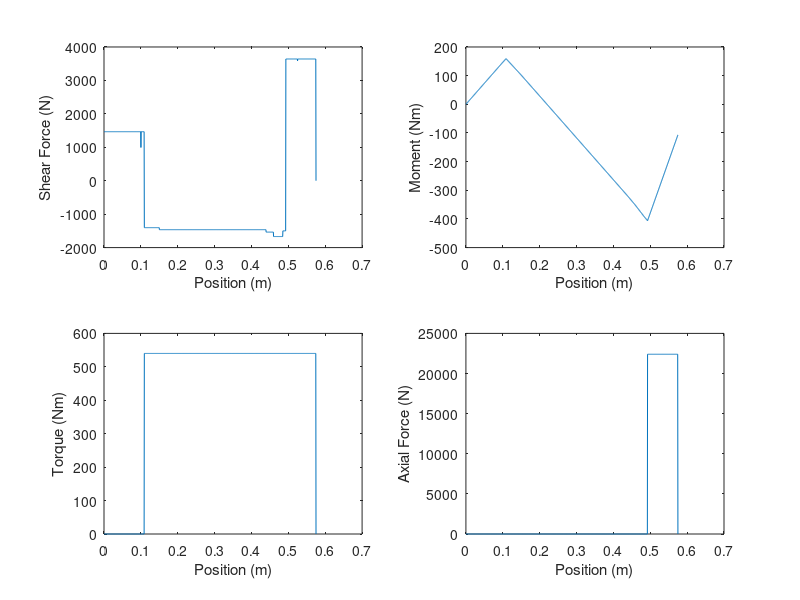

Write the MATLAB code that produced this figure. (Note: this script raises an error after producing the figure.)
% Main script
g = 9.81;
shaftSpeed = 300*2*pi/60; %rad/s

% Table 11-2 Transverse (col1 = Bore Diameter, col3 = Bearing Width, col4 =
% Fillet Radius).  Note we are supposed to have a fillet radius <= 1mm for
% the gears.
table_112 = [10 30 9 0.6 12.5 27 5.07 2.24 4.94 2.12;
    12 32 10 0.6 14.5 28 6.89 3.10 7.02 3.05;
    15 35 11 0.6 17.5 31 7.80 3.55 8.06 3.65;
    17 40 12 0.6 19.5 34 9.56 4.50 9.95 4.75;
    20 47 14 1.0 25 41 12.7 6.20 13.3 6.55;
    25 52 15 1.0 30 47 14.0 6.95 14.8 7.65;
    30 62 16 1.0 35 55 19.5 10.0 20.3 11.0;
    35 72 17 1.0 41 65 25.5 13.7 27.0 15.0;
    40 80 18 1.0 46 72 30.7 16.6 31.9 18.6;
    45 85 19 1.0 52 77 33.2 18.6 35.8 21.2;
    50 90 20 1.0 56 82 35.1 19.6 37.7 22.8;
    55 100 21 1.5 63 90 43.6 25.0 46.2 28.5;
    60 110 22 1.5 70 99 47.5 28.0 55.9 35.5;
    65 120 23 1.5 74 109 55.9 34.0 63.7 41.5;
    70 125 24 1.5 79 114 61.8 37.5 68.9 45.5;
    75 130 25 1.5 86 119 66.3 40.5 71.5 49.0;
    80 140 26 2.0 93 127 70.2 45.0 80.6 55.0;
    85 150 28 2.0 99 136 83.2 53.0 90.4 63.0;
    90 160 30 2.0 104 146 95.6 62.0 106 73.5;
    95 170 32 2.0 110 156 108 69.5 121 85.0];

% length range (m)
leftPoint = 0;
rightPoint = 575e-3;

N = 1000; % num points

% 1020 Cold Drawn Carbon Steel
% https://www.makeitfrom.com/material-properties/Cold-Drawn-1020-Carbon-Steel/
E = 190e9; % Young's modulus
rho = 7.9e3; %kg/m^3

x = linspace(leftPoint, rightPoint, N);
dx = (rightPoint-leftPoint)/(N-1);

% Initial guess based on previous runs
d1 = 45; d2 = 55; d3 = 65; d4 = 80; d5 = 60;

iX = @(x) int16(x/dx)+1;
xShoulder = [0.000 0.150 0.440 0.460 0.485 0.575];
iShoulder = iX(xShoulder);

% Make diameter vector
dVec = zeros(1,N);
dVec(iShoulder(1):iShoulder(2)) = d1;
dVec(iShoulder(2):iShoulder(3)) = d2;
dVec(iShoulder(3):iShoulder(4)) = d3;
dVec(iShoulder(4):iShoulder(5)) = d4;
dVec(iShoulder(5):iShoulder(6)) = d5;

% Forces along shaft (N)
F = [1.59e3*ones(1,190) -1.28e3*ones(1,667) 3.86e3*ones(1,143)];

% weight vector
W = pi/4*(dVec*1e-3).^2*rho * g; %weight of shaft
W(iX(0.100)) = W(iX(0.100)) + 48.2*g; % add weight of spur gear
W(iX(0.525)) = W(iX(0.525)) + 5.9*g;  % add weight of worm gear
% figure(6) % plot weights
% plot(x,W)

F = F - W; % Add weights to force, acting in the -y direction

% Moment along shaft (Nm)
for i=1:N
   M(i) = mean(F(1:i))*x(i); 
end

F(end) = 0;

% Torque along shaft
T = [zeros(1,190) 540*ones(1,810)];
T(end) = 0;

% Axial Force along shaft
F_axial = [zeros(1,856) 22.4e3*ones(1,144)];
F_axial(end) = 0;

figure(1)
subplot(2,2,1)
plot(x,F)
xlabel('Position (m)')
ylabel('Shear Force (N)')
subplot(2,2,2)
plot(x,M)
xlabel('Position (m)')
ylabel('Moment (Nm)')
subplot(2,2,3)
plot(x,T)
xlabel('Position (m)')
ylabel('Torque (Nm)')
subplot(2,2,4)
plot(x,F_axial)
xlabel('Position (m)')
ylabel('Axial Force (N)')

% Critical location is at left shoulder for the worm gear (high moment,
% torque and axial loading present, large change in radii).
Ma = M(ceil(475/525*N)); % Nm
Tm = 540; % Nm

for i=1:length(table_112(:,1))
    d = table_112(i,1);
    D = 1.3*d;
    r = table_112(i,4);
    if r>1
        r=1;
    end
    n4 = fatigueAnalysis(r,d,D,Ma,Tm);
    if n4 >= 3
        d5 = d;
        [~, index] = min(abs(table_112(:,1)-D));
        d4 = table_112(index,1);
        break
    end
end

% Next check interface for right bearing and its shoulder.
Ma = M(ceil(450/525*N)); % Nm
Tm = 540; % Nm

[~, index] = min(abs(table_112(:,1)-d4/1.2));
d3 = table_112(index,1);
r = table_112(index,4);
if r>1
    r=1;
end
n3 = fatigueAnalysis(r,d3,d4,Ma,Tm);

% Next check interface for right bearing shoulder and longer part of the 
% shaft.
Ma = M(ceil(450/525*N)); % Nm
Tm = 540; % Nm

[~, index] = min(abs(table_112(:,1)-d3/1.2));
d2 = table_112(index,1);
r = table_112(index,4);
if r>1
    r=1;
end
n2 = fatigueAnalysis(r,d3,d4,Ma,Tm);

% Next check interface for left bearing shoulder.
Ma = M(ceil(100/525*N)); % Nm
Tm = 0; % Nm

[c, index] = min(abs(table_112(:,1)-d2/1.2));
d1 = table_112(index,1);
r = table_112(index,4);
if r>1
    r=1;
end
n1 = fatigueAnalysis(r,d3,d4,Ma,Tm);

% Shaft contour
contour = [d1*ones(1,190) d2*ones(1,619) d3*ones(1,48) d4*ones(1,48) d5*ones(1,95)];

% Compute deflection and check values
xBearings = [0.000 0.450]; % bearing locations
xGears    = [0.100 0.525]; % gear locations

xBearingsIndex = int16(xBearings/dx)+1;
xGearsIndex = int16(xGears/dx)+1;

[y, yx] = findDeflection(x, contour, xBearings, M, E);

inToMm = 25.4; % converting inches to mm

figure(4)
plot(x,y*1e3);
title('Deflection')
xlabel('Position (m)'); ylabel('Deflection (mm)');
fprintf('Deflection at spur gear is %.1e mm and at worm it is %.1e mm.\n', y(xGearsIndex(1))*1e3, y(xGearsIndex(1))*1e3)
% Both gears have > 3 teeth/inch
fprintf('Max deflection at spur gear is %.1e mm and at worm it is %.1e mm.\n\n', 0.01*inToMm, 0.01*inToMm)

figure(5)
plot(x,yx)
title('Slope')
xlabel('Position (m)'); ylabel('Slope (rad)');
[yxmax, imax] = max(yx);
fprintf('Slope at bearing A is %.1e rad and at B it is %.1e rad.\n', yx(xBearingsIndex(1)), yx(xBearingsIndex(2)))
% Assume deep-groove ball bearing at A and tapered roller bearing at B.
fprintf('Max slope at bearing A is %.1e rad and at B it is %.1e rad.\n\n', 0.001, 0.0005)

% Check deflection
maxSpeed = findCriticalSpeed(x, y, W); %rad/s
assert(shaftSpeed < maxSpeed);

% Plot final shaft design
figure(2)
hold on
plot(x,contour/2, 'b')
plot(x,-contour/2, 'b')
plot(x(1)*[1 1], [1 -1]*contour(1)/2, 'b')
plot(x(end)*[1 1], [1 -1]*contour(end)/2, 'b')
hold off
%axis([0 550e-3 30 70])
xlabel('Position (m)'); ylabel('Shaft Outline (mm)');

%close all

